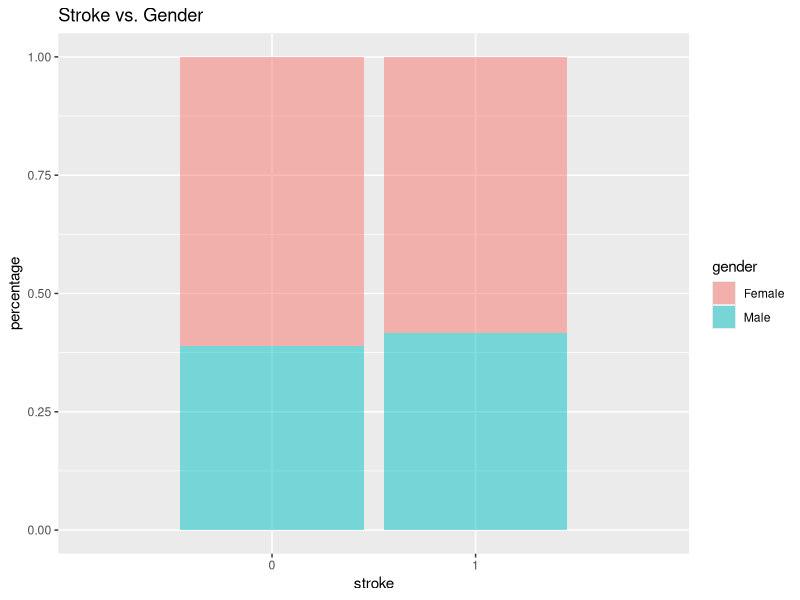
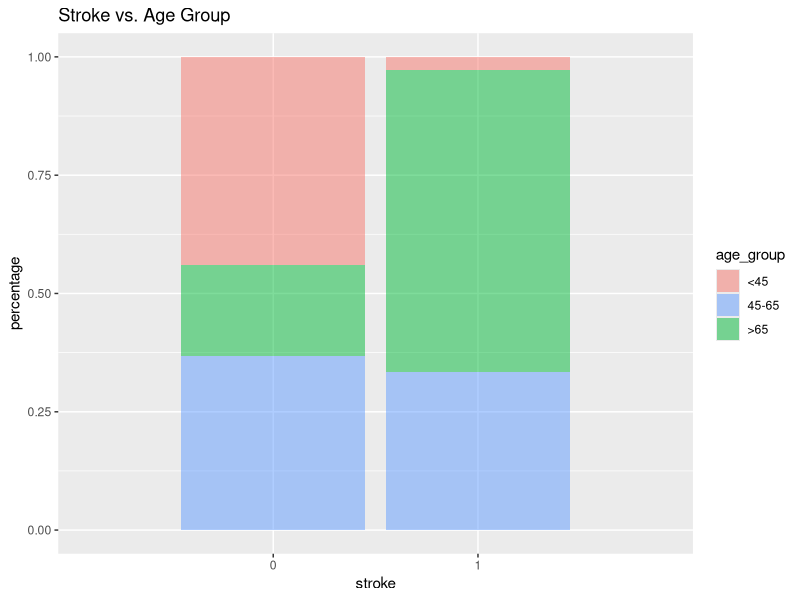
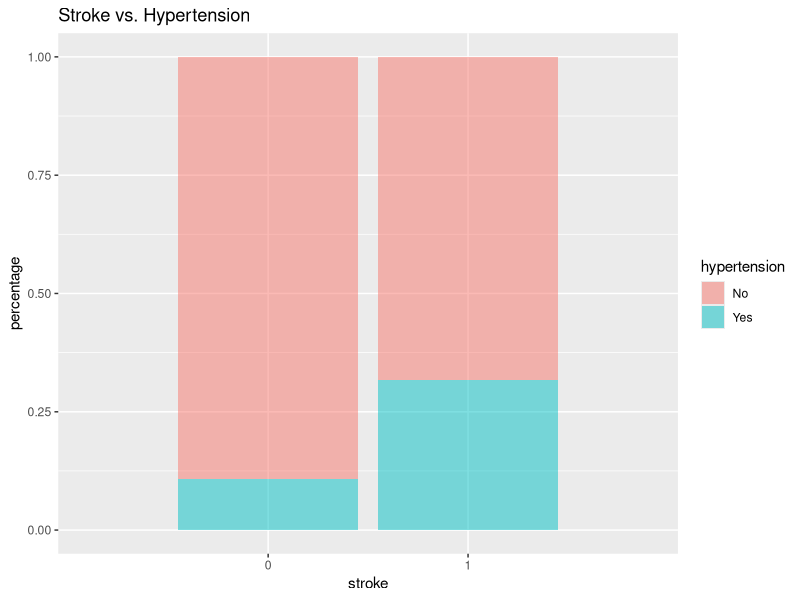
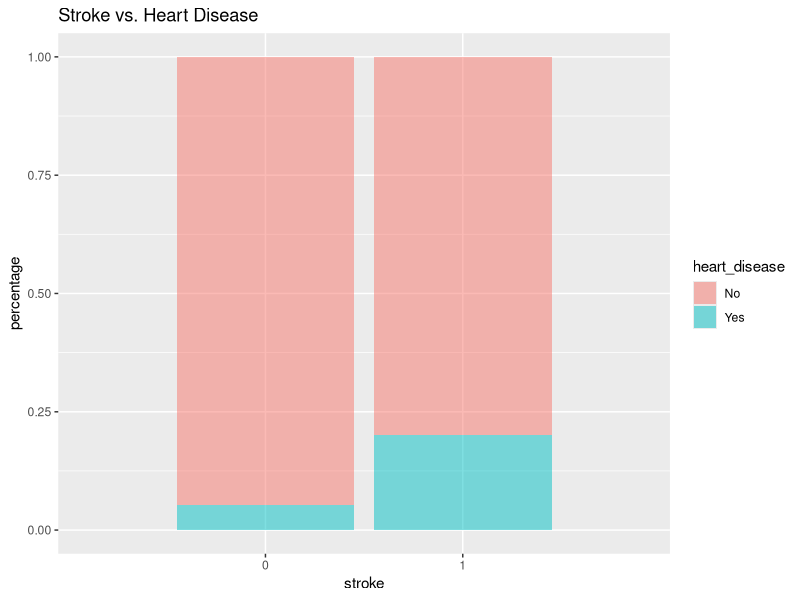
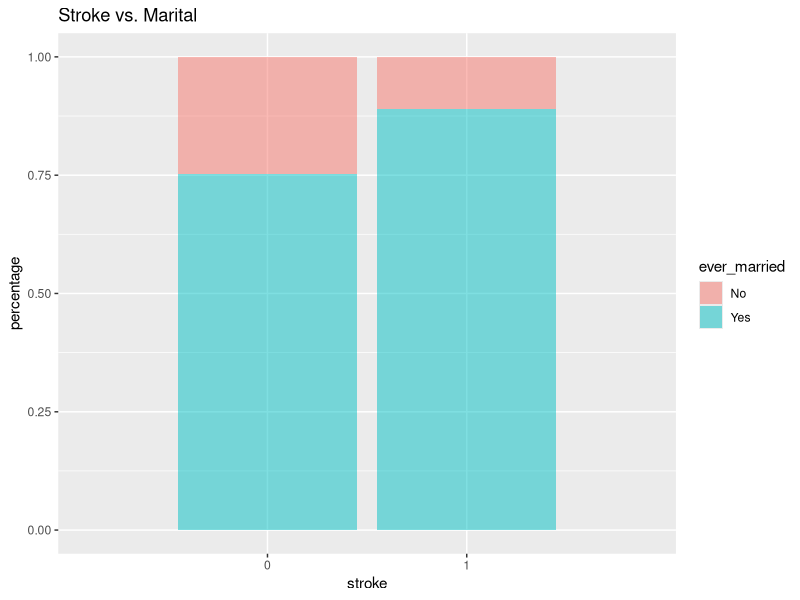
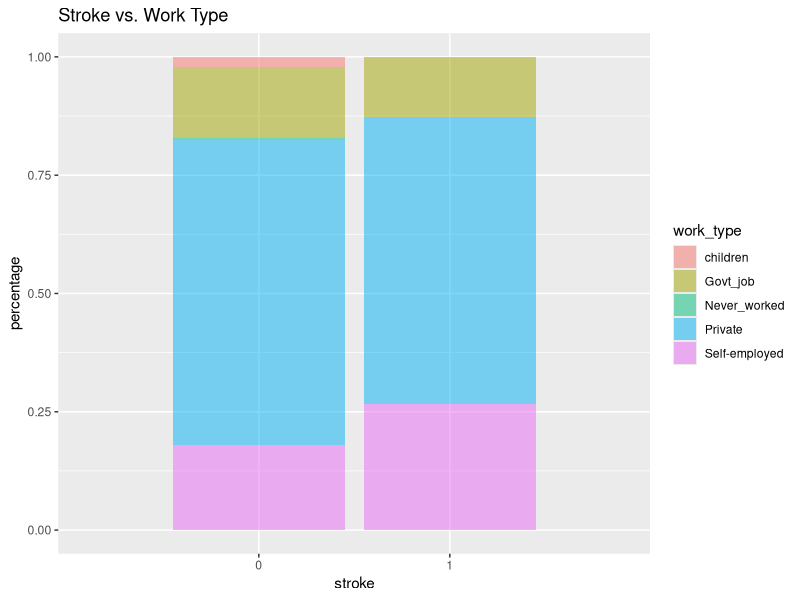
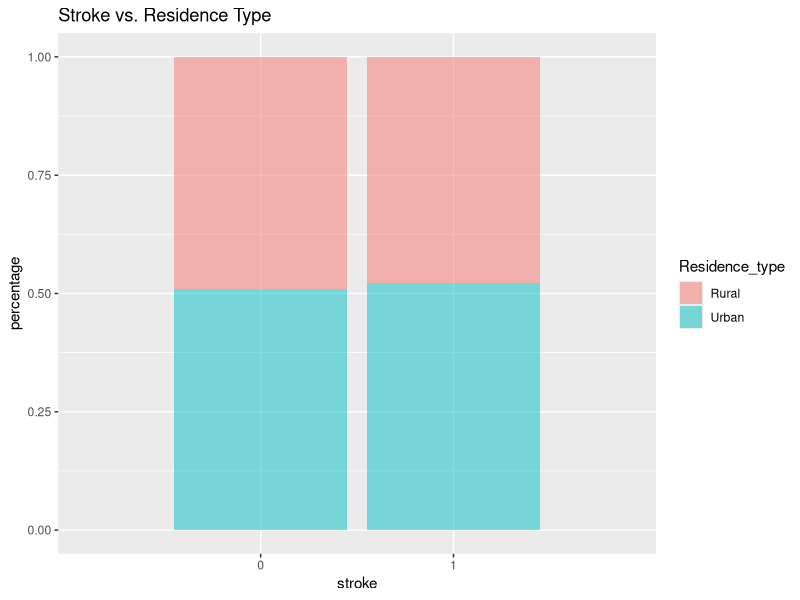
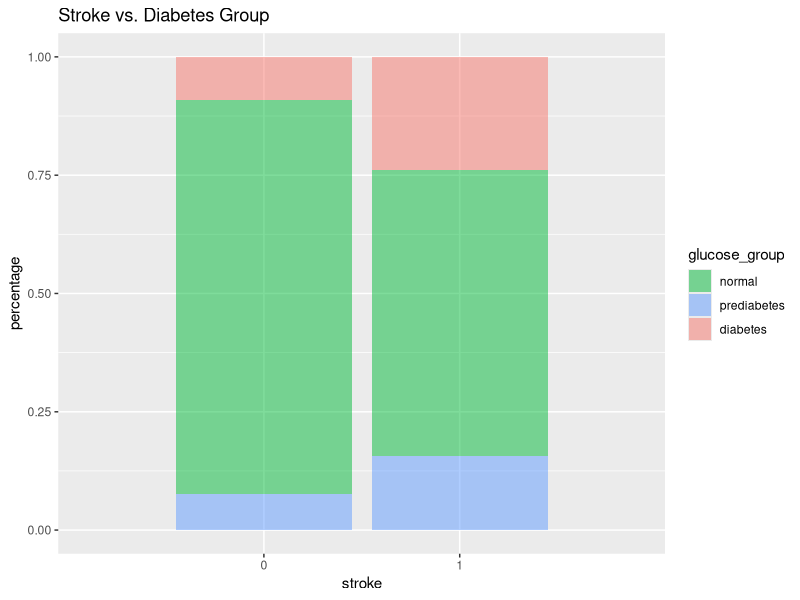

Generate these figures, in order, with R:
## ---- chunk 1
library(tidyverse)
library(ggplot2)
library(caret)
library(dbplyr)
library(psych)
## ---- chunk 2
dat<-read.csv("stroke.csv")

# left with 3425 observations
dat<-dat|> filter(gender!="Other", bmi!="N/A", smoking_status!="Unknown")
dat|>
  group_by(stroke)|>
  summarise(count=n())
# preprocess data
dat<-dat|> 
  mutate(age_group=case_when(
  age<45~"<45",
  age>=45&age<=65~"45-65",
  age>65~">65"))|>
  mutate(BMI_group=case_when(
  as.numeric(bmi)<=18.5~"underweight",
  as.numeric(bmi)>=18.6&as.numeric(bmi)<=24.9~"normal",
  as.numeric(bmi)>=25&as.numeric(bmi)<=29.9~"overweight",
  as.numeric(bmi)>=30~"obesity"
  ))|>
  mutate(glucose_group=case_when(
  avg_glucose_level<140~"normal",
  avg_glucose_level>=140&avg_glucose_level<200~"prediabetes",
  avg_glucose_level>=200~"diabetes"
  ))|>
  mutate(age_cat=case_when(
  age<45~0,
  age>=45&age<=65~1,
  age>65~2))|>
  mutate(BMI_cat=case_when(
  as.numeric(bmi)<=18.5~0,
  as.numeric(bmi)>=18.6&as.numeric(bmi)<=24.9~1,
  as.numeric(bmi)>=25&as.numeric(bmi)<=29.9~2,
  as.numeric(bmi)>=30~3
  ))|>
  mutate(glucose_cat=case_when(
  avg_glucose_level<140~0,
  avg_glucose_level>=140&avg_glucose_level<200~1,
  avg_glucose_level>=200~2
  ))|>
  mutate(smoke_cat=case_when(
  smoking_status=="never smoked"~0,
  smoking_status=="formerly smoked"~1,
  smoking_status=="smokers"~2
  ))

## ---- chunk 3
a=sum(dat$stroke==0)
b=sum(dat$stroke==1)

# Gender
gen<- dat|> 
        group_by(gender,stroke)|>
        summarise(count=n())
gen|>mutate(percentage=case_when(
  stroke==0~count/(a),
  stroke==1~count/(b)))|>
  ggplot(aes(stroke,percentage,fill=gender))+
  geom_bar(stat="identity",alpha=0.5)+
  scale_x_discrete(limits=c(0,1))+
  ggtitle("Stroke vs. Gender")

# Age
age<- dat|> 
        group_by(age_group,stroke)|>
        summarise(count=n())
age|>mutate(percentage=case_when(
  stroke==0~count/(a),
  stroke==1~count/(b)))|>
  ggplot(aes(stroke,percentage,fill=age_group))+
  geom_bar(stat="identity",alpha=0.5)+
  scale_x_discrete(limits=c(0,1))+
  ggtitle("Stroke vs. Age Group")+
  scale_fill_discrete(breaks=c("<45","45-65",">65"))

# Hypertension
hyper<- dat|> 
        group_by(hypertension,stroke)|>
        summarise(count=n())
hyper|>mutate(percentage=case_when(
  stroke==0~count/(a),
  stroke==1~count/(b)))|>
  ggplot(aes(stroke,percentage,fill=hypertension))+
  geom_bar(stat="identity",alpha=0.5)+
  scale_x_discrete(limits=c(0,1))+
  ggtitle("Stroke vs. Hypertension")

# Heart disease
heart <-dat|> 
        group_by(heart_disease,stroke)|>
        summarise(count=n())
heart|>mutate(percentage=case_when(
  stroke==0~count/(a),
  stroke==1~count/(b)))|>
  ggplot(aes(stroke,percentage,fill=heart_disease))+
  geom_bar(stat="identity",alpha=0.5)+
  scale_x_discrete(limits=c(0,1))+
  ggtitle("Stroke vs. Heart Disease")

# Marital
marital<-dat|> 
        group_by(ever_married,stroke)|>
        summarise(count=n())
marital|>mutate(percentage=case_when(
  stroke==0~count/(a),
  stroke==1~count/(b)))|>
  ggplot(aes(stroke,percentage,fill=ever_married))+
  geom_bar(stat="identity",alpha=0.5)+
  scale_x_discrete(limits=c(0,1))+
  ggtitle("Stroke vs. Marital")

# Work type
work<-dat|> 
        group_by(work_type,stroke)|>
        summarise(count=n())
work|>mutate(percentage=case_when(
  stroke==0~count/(a),
  stroke==1~count/(b)))|>
  ggplot(aes(stroke,percentage,fill=work_type))+
  geom_bar(stat="identity",alpha=0.5)+
  scale_x_discrete(limits=c(0,1))+
  ggtitle("Stroke vs. Work Type")

# Residence type
resi<-dat|> 
        group_by(Residence_type,stroke)|>
        summarise(count=n())
resi|>mutate(percentage=case_when(
  stroke==0~count/(a),
  stroke==1~count/(b)))|>
  ggplot(aes(stroke,percentage,fill=Residence_type))+
  geom_bar(stat="identity",alpha=0.5)+
  scale_x_discrete(limits=c(0,1))+
  ggtitle("Stroke vs. Residence Type")

# Average glucose level
glu<- dat|> 
        group_by(glucose_group,stroke)|>
        summarise(count=n())
glu|>mutate(percentage=case_when(
  stroke==0~count/(a),
  stroke==1~count/(b)))|>
  ggplot(aes(stroke,percentage,fill=glucose_group))+
  geom_bar(stat="identity",alpha=0.5)+
  scale_x_discrete(limits=c(0,1))+
  ggtitle("Stroke vs. Diabetes Group")+
  scale_fill_discrete(breaks=c("normal","prediabetes","diabetes"))


# BMI
BMI<- dat|> 
        group_by(BMI_group,stroke)|>
        summarise(count=n())
BMI|>mutate(percentage=case_when(
  stroke==0~count/(a),
  stroke==1~count/(b)))|>
  ggplot(aes(stroke,percentage,fill=BMI_group))+
  geom_bar(stat="identity",alpha=0.5)+
  scale_x_discrete(limits=c(0,1))+
  ggtitle("Stroke vs. Obesity Group")+
  scale_fill_discrete(breaks=c("underweight","normal","overweight","obesity"))


# Smoking status
smok<-dat|> 
        group_by(smoking_status,stroke)|>
        summarise(count=n())
smok|>mutate(percentage=case_when(
  stroke==0~count/(a),
  stroke==1~count/(b)))|>
  ggplot(aes(stroke,percentage,fill=smoking_status))+
  geom_bar(stat="identity",alpha=0.5)+
  scale_x_discrete(limits=c(0,1))+
  ggtitle("Stroke vs. Smoking Status")
## ---- chunk 4
set.seed(1)
test_index <- createDataPartition(dat$stroke,times=1,p=0.2,list=FALSE)
test_set <- dat[test_index,]
train_set <-dat[-test_index,]
## ---- chunk 5
# Fit Logistic Regression
summary(glm(stroke~factor(age_cat)+factor(gender)+factor(hypertension)+factor(heart_disease)+factor(ever_married)+factor(work_type)+factor(Residence_type)+factor(glucose_cat)+factor(BMI_cat)+factor(smoke_cat),data=train_set,family="binomial"))

# Final Model
summary(glm(stroke~factor(age_cat)+factor(hypertension)+factor(heart_disease)+factor(glucose_cat),data=train_set,family="binomial"))

# Prediction
glm_fit <- train_set|>glm(stroke~factor(age_cat)+factor(hypertension)+factor(heart_disease)+factor(glucose_cat),data=_,family="binomial")
p_hat_logit<- predict(glm_fit,newdata=test_set,type="response")

# Determine the threshold
probs<-seq(0.01, 1, length.out = 50)
PRC<-map_df(probs, function(p){
y_hat_logit<- ifelse(p_hat_logit>p,1,0)|>factor()
list(p=p,
     recall=confusionMatrix(y_hat_logit, factor(test_set$stroke))$byClass[["Sensitivity"]],
     precision=confusionMatrix(y_hat_logit, factor(test_set$stroke))$byClass[["Pos Pred Value"]])})
PRC

# Precision and recall curve
PRC|>
  ggplot(aes(recall,precision))+
  geom_point()+
  geom_line()+
  ylim(c(0,1))+
  ggtitle("Precision vs. Recall Curve")

# choose p=0.0504 as the cutoff point
y_hat_logit<- ifelse(p_hat_logit>0.0504,1,0)|>factor()
confusionMatrix(y_hat_logit, factor(test_set$stroke))
## ---- chunk 6
# Fit model
mod_simple=glm(stroke~age,data=train_set,family="binomial")
summary(mod_simple)

# Use p=0.0504 as the cutoff point
p_hat_simple<-predict(mod_simple,newdata=test_set,type="response")
y_hat_simple<-ifelse(p_hat_simple>0.0504,1,0)|>factor()
confusionMatrix(y_hat_simple, factor(test_set$stroke))

# Prediction curve
y_hat_simple2<-ifelse(p_hat_simple>0.0504,1,0)
age_plot<-dat|>
  ggplot(aes(age,stroke,col=gender))+
  geom_jitter(width=0,height=0.05)+
  scale_color_manual(values=c("lightcoral","lightsteelblue"))+
  ggtitle("Stroke vs. Age")+
  scale_y_discrete(limits=c(0,1))
age_simple_plot<-age_plot+
  geom_smooth(data=data.frame(age=test_set$age,stroke=y_hat_simple2,gender=test_set$gender),colour="#000066")
age_simple_plot
